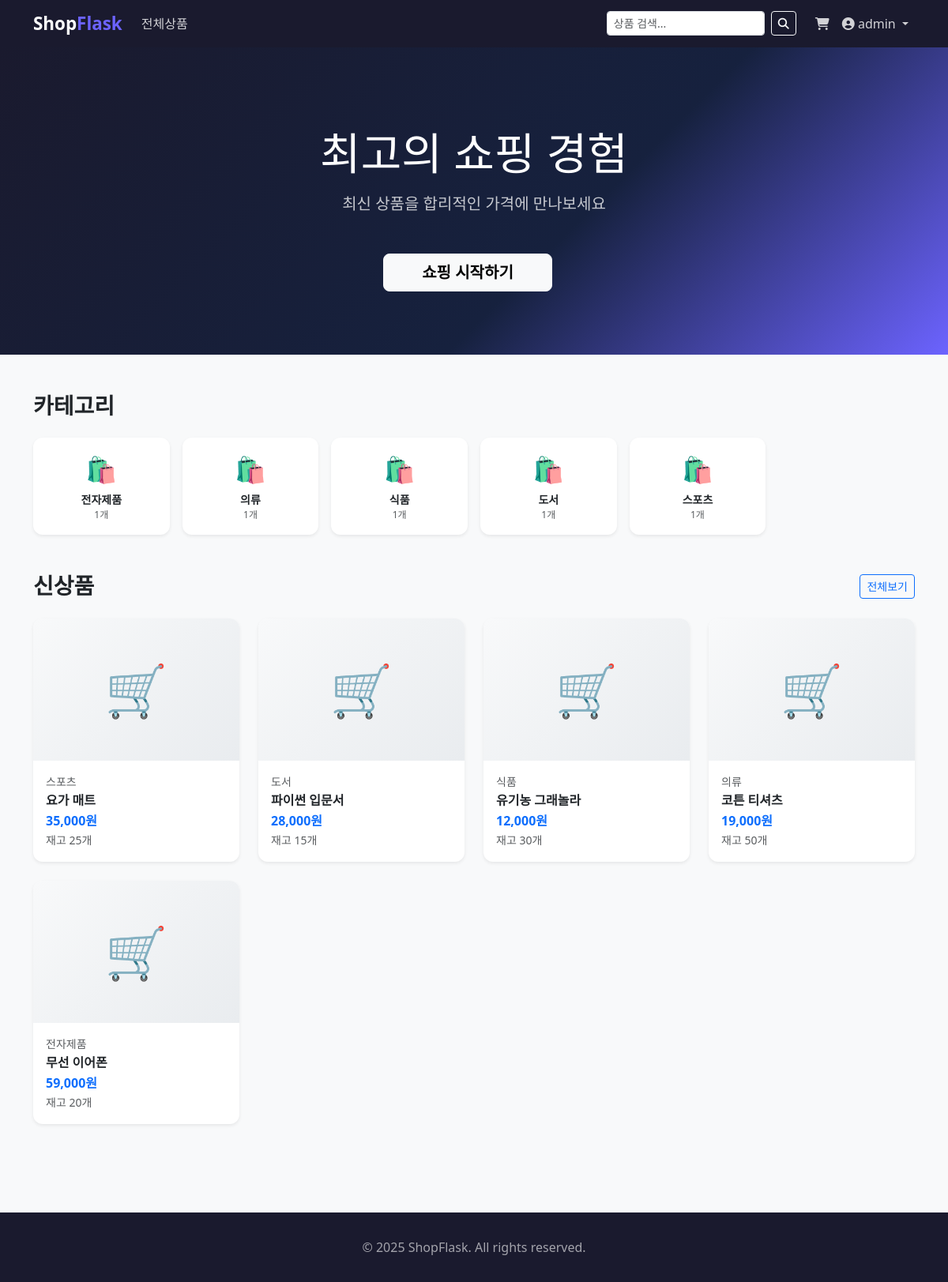
The page / (signed in) on the database its author committed.
### models/user.py (models this page shows)
class User(db.Model, UserMixin):
    __tablename__ = 'users'
    id = db.Column(db.Integer, primary_key=True)
    username = db.Column(db.String(50), unique=True, nullable=False)
    email = db.Column(db.String(120), unique=True, nullable=False)
    password = db.Column(db.String(200), nullable=False)
    is_admin = db.Column(db.Boolean, default=False)
    created_at = db.Column(db.DateTime, default=datetime.utcnow)
    orders = db.relationship('Order', backref='customer', lazy=True)
    cart_items = db.relationship('CartItem', backref='user', lazy=True, cascade='all, delete-orphan')

### models/product.py (models this page shows)
class Category(db.Model):
    __tablename__ = 'categories'
    id = db.Column(db.Integer, primary_key=True)
    name = db.Column(db.String(50), unique=True, nullable=False)
    products = db.relationship('Product', backref='category', lazy=True)

class Product(db.Model):
    __tablename__ = 'products'
    id = db.Column(db.Integer, primary_key=True)
    name = db.Column(db.String(100), nullable=False)
    description = db.Column(db.Text)
    price = db.Column(db.Integer, nullable=False)
    stock = db.Column(db.Integer, default=0)
    image = db.Column(db.String(200), default='default.png')
    category_id = db.Column(db.Integer, db.ForeignKey('categories.id'))
    created_at = db.Column(db.DateTime, default=datetime.utcnow)
    order_items = db.relationship('OrderItem', backref='product', lazy=True)
    cart_items = db.relationship('CartItem', backref='product', lazy=True)

### routes/user.py (the view)
@user_bp.route('/')
def index():
    categories = Category.query.all()
    featured = Product.query.filter(Product.stock > 0).order_by(Product.created_at.desc()).limit(8).all()
    return render_template('user/index.html', categories=categories, featured=featured)

### models/user.py (called while the page is built)
@login_manager.user_loader
def load_user(user_id):
    return User.query.get(int(user_id))

### templates/user/index.html (shortened to what this page needs)
{% extends 'base.html' %}
{% block content %}
<div style="background: linear-gradient(135deg, #1a1a2e 0%, #16213e 60%, #6c63ff 100%); color:white; padding: 100px 0 80px;">
  <div class="container text-center">
    <h1 class="display-4 fw-black mb-3">최고의 쇼핑 경험</h1>
    <p class="lead mb-5 opacity-75">최신 상품을 합리적인 가격에 만나보세요</p>
    <a href="{{ url_for('user.shop') }}" class="btn btn-light btn-lg px-5 fw-bold me-3">쇼핑 시작하기</a>
  </div>
</div>
<div class="container py-5">
  <h3 class="fw-bold mb-4">카테고리</h3>
  <div class="row g-3">
    {% for cat in categories %}
    <div class="col-6 col-md-4 col-lg-2">
      <a href="{{ url_for('user.shop', category=cat.id) }}" class="text-decoration-none">
        <div class="card text-center border-0 shadow-sm h-100 py-3 px-2" style="border-radius:12px; transition:.2s" onmouseover="this.style.transform='translateY(-4px)'" onmouseout="this.style.transform=''">
          <div style="font-size:2rem">🛍️</div>
          <div class="fw-semibold small mt-1">{{ cat.name }}</div>
          <div class="text-muted" style="font-size:.75rem">{{ cat.products|length }}개</div>
        </div>
      </a>
    </div>
    {% endfor %}
  </div>
</div>
<div class="container pb-5">
  <div class="d-flex justify-content-between align-items-center mb-4">
    <h3 class="fw-bold mb-0">신상품</h3>
    <a href="{{ url_for('user.shop') }}" class="btn btn-outline-primary btn-sm">전체보기</a>
  </div>
  {% if featured %}
  <div class="row g-4">
    {% for product in featured %}
    <div class="col-6 col-md-4 col-lg-3">
      <a href="{{ url_for('user.product_detail', product_id=product.id) }}" class="text-decoration-none text-dark">
        <div class="card border-0 shadow-sm h-100" style="border-radius:12px; transition:.2s; overflow:hidden" onmouseover="this.style.transform='translateY(-4px)'" onmouseout="this.style.transform=''">
          <div style="height:180px; background: linear-gradient(135deg,#f8f9fa,#e9ecef); display:flex; align-items:center; justify-content:center; font-size:4rem;">
            🛒
          </div>
          <div class="card-body">
            <p class="text-muted small mb-1">{{ product.category.name if product.category else '기타' }}</p>
            <h6 class="fw-bold mb-1">{{ product.name }}</h6>
            <p class="text-primary fw-bold mb-0">{{ "{:,}".format(product.price) }}원</p>
            <small class="text-muted">재고 {{ product.stock }}개</small>
          </div>
        </div>
      </a>
    </div>
    {% endfor %}
  </div>
  {% else %}
  <div class="text-center py-5 text-muted">
    <i class="fas fa-box-open fa-3x mb-3 opacity-25"></i>
    <p>등록된 상품이 없습니다. <a href="{{ url_for('admin.new_product') }}">상품 등록하기</a></p>
  </div>
  {% endif %}
</div>
{% endblock %}

### templates/base.html (shortened to what this page needs)
<!DOCTYPE html>
<html lang="ko">
<head>
  <link href="https://cdnjs.cloudflare.com/ajax/libs/bootstrap/5.3.0/css/bootstrap.min.css" rel="stylesheet">
  <link href="https://cdnjs.cloudflare.com/ajax/libs/font-awesome/6.4.0/css/all.min.css" rel="stylesheet">
</head>
<body>
<nav class="navbar navbar-expand-lg navbar-dark">
  <div class="container">
    <a class="navbar-brand" href="{{ url_for('user.index') }}">Shop<span>Flask</span></a>
    <div class="collapse navbar-collapse" id="nav">
      <ul class="navbar-nav me-auto">
        <li class="nav-item"><a class="nav-link" href="{{ url_for('user.shop') }}">전체상품</a></li>
      </ul>
      <form class="d-flex me-3" action="{{ url_for('user.shop') }}" method="get">
        <input class="form-control form-control-sm me-2" name="q" placeholder="상품 검색..." style="width:200px">
        <button class="btn btn-sm btn-outline-light" type="submit"><i class="fas fa-search"></i></button>
      </form>
      <ul class="navbar-nav">
        {% if current_user.is_authenticated %}
          <li class="nav-item">
            <a class="nav-link" href="{{ url_for('user.cart') }}">
              <i class="fas fa-shopping-cart"></i>
              {% set cart_count = current_user.cart_items|length %}
            </a>
          </li>
          <li class="nav-item dropdown">
            <a class="nav-link dropdown-toggle" href="#" data-bs-toggle="dropdown">
              <i class="fas fa-user-circle"></i> {{ current_user.username }}
            </a>
          </li>
        {% else %}
          <li class="nav-item"><a class="nav-link" href="{{ url_for('auth.login') }}">로그인</a></li>
          <li class="nav-item"><a class="nav-link btn btn-primary btn-sm text-white ms-2 px-3" href="{{ url_for('auth.register') }}">회원가입</a></li>
        {% endif %}
      </ul>
    </div>
  </div>
</nav>
<main>{% block content %}{% endblock %}</main>
<footer>
  <div class="container text-center">
    <p class="mb-0">© 2025 ShopFlask. All rights reserved.</p>
  </div>
</footer>
</body>
</html>

### templates/base.html (style rules this page uses)
:root { --primary: #6c63ff; --dark: #1a1a2e; }
body { font-family: 'Segoe UI', sans-serif; background: #f8f9fa; }
.navbar { background: var(--dark) !important; }
.navbar-brand { color: #fff !important; font-weight: 800; font-size: 1.4rem; }
.navbar-brand span { color: var(--primary); }
.nav-link { color: rgba(255,255,255,.8) !important; }
footer { background: var(--dark); color: rgba(255,255,255,.6); padding: 2rem 0; margin-top: 4rem; }

### rows shown on the page
User: username "admin"
Category: name "전자제품", products|length "1"
Category: name "의류", products|length "1"
Category: name "식품", products|length "1"
Category: name "도서", products|length "1"
Category: name "스포츠", products|length "1"
Product: category "스포츠", name "요가 매트", price "35,000", stock "25"
Product: category "도서", name "파이썬 입문서", price "28,000", stock "15"
Product: category "식품", name "유기농 그래놀라", price "12,000", stock "30"
Product: category "의류", name "코튼 티셔츠", price "19,000", stock "50"
Product: category "전자제품", name "무선 이어폰", price "59,000", stock "20"
